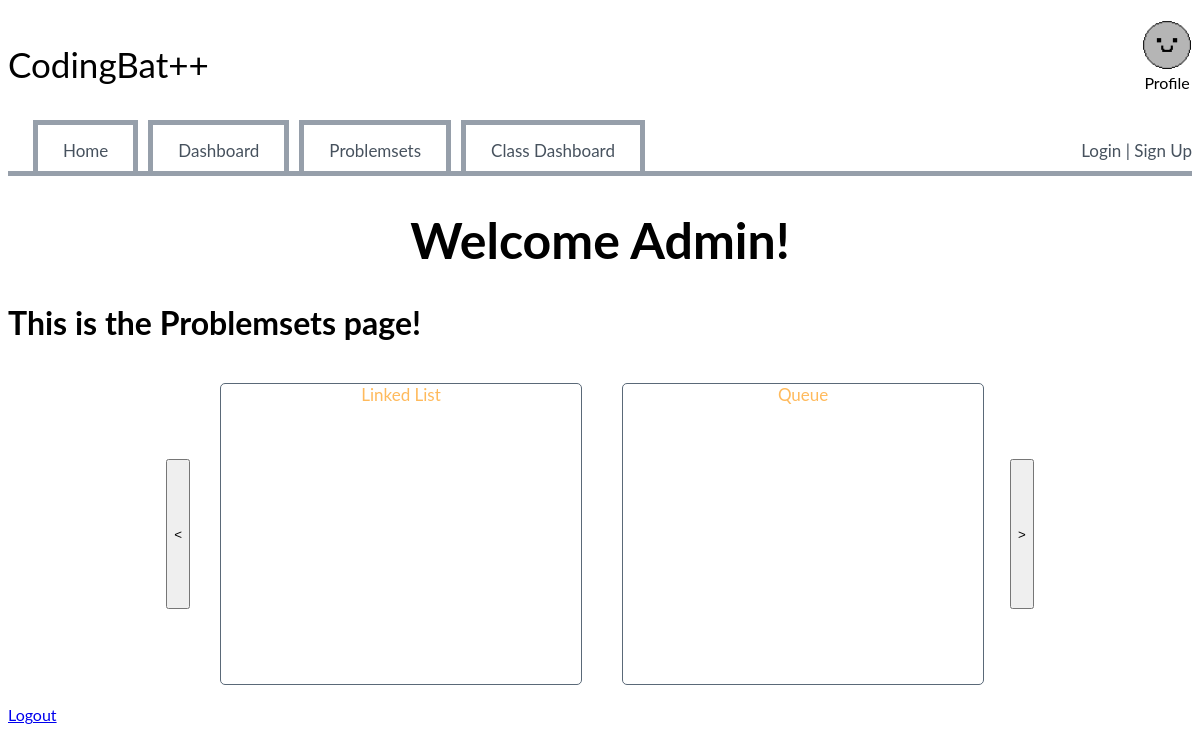
The page /problemsets (signed in) on the database its author committed.
### website/models.py (models this page shows)
class User(db.Model , UserMixin):
    id = db.Column(db.Integer, primary_key=True, nullable=False)
    email = db.Column(db.String(150), unique=True, nullable=False)
    password = db.Column(db.String, nullable=False)
    username = db.Column(db.String(150), unique=True, nullable=False)
    role = db.Column(db.String(80), nullable=False)
    class_id = db.Column(db.Integer, db.ForeignKey('classroom.id'), nullable=True)
    problems = db.relationship('Problems', secondary='user_progress', back_populates='users', lazy='dynamic')
    user_progress = db.relationship('Progress', back_populates='user', lazy='dynamic', cascade="all, delete-orphan")

class ProblemCategory(db.Model):
    __tablename__ = 'problem_categories'
    id = db.Column(db.Integer, primary_key=True)
    name = db.Column(db.String(100), unique=True, nullable=False)
    description = db.Column(db.Text, nullable=True)
    problems = db.relationship('Problems', lazy=True)

### website/views.py (the view)
@views.route('/problemsets')
@login_required
def problemsets():
    problems = Problems.query.order_by(Problems.id).all()
    categories = ProblemCategory.query.all()
    return render_template('problemsets.html', problems=problems, categories=categories)

### website/templates/problemsets.html (shortened to what this page needs)
{% extends 'base.html' %}
{% block content %}
{% if current_user.is_authenticated %}
    <h1 id="welcome">Welcome {{current_user.username}}!</h1>
{% endif %}
<h1>This is the Problemsets page!</h1>
<div class="scroll-wrapper">
    <button onclick="scrollMenu('prev')" class="problemsets-BTN"><</button>
    <div class="scroll-container">
        <div class="scroll-menu">
            {% if categories %}
                {% for category in categories %}
                    <a href="{{url_for('problemsets_blueprint.category_page', category_name=category.name)}}" class="menu-item">{{category.name}}</a>
                {% endfor %}
            {% else %}
                <p>No categories available.</p>
            {% endif %}
        </div>
    </div>
    <button onclick="scrollMenu('next')" class="problemsets-BTN">></button>
</div>
<a id="logout" href="/logout">Logout</a>
{% endblock %}

### website/static/styles.css (style rules this page uses)
body { font-family: 'Lato'; }
#welcome { text-align: center; font-size: 50px; }
.scroll-container { display: flex; width: 100%; max-width: 800px; overflow-x: hidden; white-space: nowrap; padding: 10px 0; gap: 10px; scroll-behavior: smooth; height: fit-content; }
.scroll-menu { display: flex; -ms-overflow-style: none; scrollbar-width: none; }
.menu-item { text-decoration: none; margin: 10px 20px; flex: 0 0 calc(100% - 10px); text-align: center; height: 300px; border: 1px solid #5A6978; border-radius: 5px; color: #FFBA5C; font-size: 17px; }
.scroll-wrapper { display: flex; align-items: center; gap: 10px; justify-content: center; }
.problemsets-BTN { height: 150px; }

### rows shown on the page
User: username "Admin"
ProblemCategory: name "Linked List"
ProblemCategory: name "Queue"
